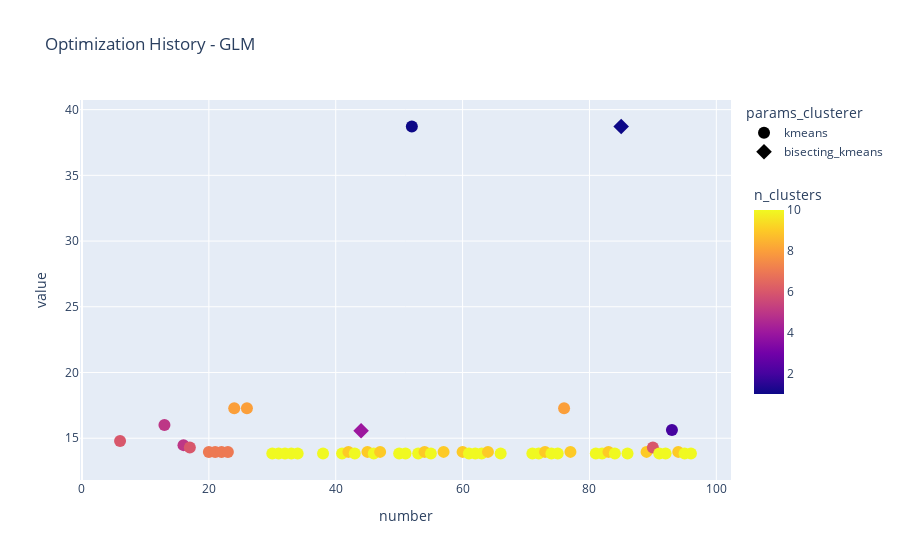

Source (notebook cell):
### Markdown cell above
This plot shows the study optimization history, by showing the objective value for each Optuna trial. Besides that, we can see the clusterer that was used and the number of clusters chosen.

### Code cell
fig = px.scatter(df_filter_glm, 
                 x="number", 
                 y="value", 
                 symbol="params_clusterer",
                 color="n_clusters",
                 title="Optimization History - GLM",)
fig.update_traces(marker=dict(size=12))
fig.update_coloraxes(
    colorbar_title_side="top",
    colorbar=dict(len=0.6)  # reduz altura da barra de cor
)

fig.show()

### Figure 1 — Plotly figure (JSON) as saved in the notebook; plotly's stock layout.template omitted (floating-point values rounded to 4 significant figures)
{"data": [{"hovertemplate": "params_clusterer=kmeans<br>number=%{x}<br>value=%{y}<br>n_clusters=%{marker.color}<extra></extra>", "legendgroup": "kmeans", "marker": {"color": [6.0, 5.0, 5.0, 6.0, 7.0, 7.0, 7.0, 7.0, 8.0, 8.0, 10.0, 10.0, 10.0, 10.0, 10.0, 10.0, 10.0, 9.0, 10.0, 9.0, 10.0, 9.0, 10.0, 10.0, 1.0, 10.0, 9.0, 10.0, 9.0, 9.0, 10.0, 10.0, 10.0, 9.0, 10.0, 10.0, 10.0, 9.0, 10.0, 10.0, 8.0, 9.0, 10.0, 10.0, 9.0, 10.0, 10.0, 9.0, 6.0, 10.0, 10.0, 2.0, 9.0, 10.0, 10.0], "coloraxis": "coloraxis", "size": 12, "symbol": "circle"}, "mode": "markers", "name": "kmeans", "orientation": "v", "showlegend": true, "type": "scatter", "x": [6, 13, 16, 17, 20, 21, 22, 23, 24, 26, 30, 31, 32, 33, 34, 38, 41, 42, 43, 45, 46, 47, 50, 51, 52, 53, 54, 55, 57, 60, 61, 62, 63, 64, 66, 71, 72, 73, 74, 75, 76, 77, 81, 82, 83, 84, 86, 89, 90, 91, 92, 93, 94, 95, 96], "xaxis": "x", "y": [14.78, 16.0, 14.47, 14.28, 13.96, 13.96, 13.96, 13.96, 17.28, 17.28, 13.84, 13.84, 13.84, 13.84, 13.84, 13.84, 13.84, 13.96, 13.84, 13.96, 13.84, 13.96, 13.84, 13.84, 38.72, 13.84, 13.96, 13.84, 13.96, 13.96, 13.84, 13.84, 13.84, 13.96, 13.84, 13.84, 13.84, 13.96, 13.84, 13.84, 17.28, 13.96, 13.84, 13.84, 13.96, 13.84, 13.84, 13.96, 14.28, 13.84, 13.84, 15.63, 13.96, 13.84, 13.84], "yaxis": "y"}, {"hovertemplate": "params_clusterer=bisecting_kmeans<br>number=%{x}<br>value=%{y}<br>n_clusters=%{marker.color}<extra></extra>", "legendgroup": "bisecting_kmeans", "marker": {"color": [4.0, 1.0], "coloraxis": "coloraxis", "size": 12, "symbol": "diamond"}, "mode": "markers", "name": "bisecting_kmeans", "orientation": "v", "showlegend": true, "type": "scatter", "x": [44, 85], "xaxis": "x", "y": [15.57, 38.72], "yaxis": "y"}], "layout": {"coloraxis": {"colorbar": {"len": 0.6, "title": {"side": "top", "text": "n_clusters"}}, "colorscale": [[0, "#0d0887"], [0.1111, "#46039f"], [0.2222, "#7201a8"], [0.3333, "#9c179e"], [0.4444, "#bd3786"], [0.5556, "#d8576b"], [0.6667, "#ed7953"], [0.7778, "#fb9f3a"], [0.8889, "#fdca26"], [1, "#f0f921"]]}, "legend": {"title": {"text": "params_clusterer"}, "tracegroupgap": 0}, "title": {"text": "Optimization History - GLM"}, "xaxis": {"anchor": "y", "domain": [0, 1], "title": {"text": "number"}}, "yaxis": {"anchor": "x", "domain": [0, 1], "title": {"text": "value"}}}}
